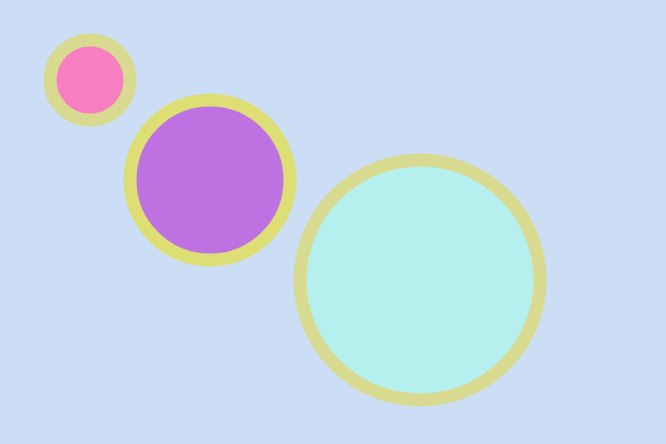
Frame 1 (no input)
Frame 60 (no input): identical to frame 1, image omitted
Frame 120 (the mouse pressed at the canvas centre since frame 60): identical to frame 1, image omitted

The p5.js sketch that drew this single still picture (run headless with seeded random() and noise() and a simulated clock; from frame 60 on, the mouse is pressed at the canvas centre):

// p5.js sketch
// ── sketch.js
// circle positions
let xPosOne = 90,
  xPosTwo = xPosOne + 60,
  xPosThree = xPosTwo + 60,
  // circle heights
  heightOne = 80,
  heightTwo = heightOne + 100,
  heightThree = heightTwo + 100,
  //circle diameters
  circleSize = 80,
  // colors
  lightGoldBorder = "#DDDF74",
  darkGoldBorder = "#D8DA90",
  lightBackgroundColor = "#CBDEF6", //light blue
  darkBackgroundColor = "#252525"; //light black

function setup() {
  createCanvas(666, 444);
  background(lightBackgroundColor);
  //noStroke();   // don't draw shape outlines pls

  diameter = width / 2;
  console.log(diameter);

  strokeWeight(13);

  stroke(darkGoldBorder); //dark yellow border

  // Big Circle 1 - Blue Teal
  fill("#B5F0EE"); //Circle Color - Light Blue
  circle(xPosThree * 2, heightThree, circleSize * 3);

  stroke(lightGoldBorder); //light yellow border

  // Big Circle 2 - Violet
  fill("#BE72E1"); //Circle Color - Light Blue
  circle(xPosThree, heightTwo, circleSize * 2);

  stroke(darkGoldBorder); //dark yellow border

  // Big Circle 3 - Pink
  fill("#F87EC2"); //Circle Color - Pink
  circle(xPosOne, heightOne, circleSize);
}

function draw() {
  //fill('#0096FF'); //object color blue
}

//radial gradient class
function drawGradient(x, y) {
  let radius = dim / 2;
  //let h = random(0, 360);
  for (let r = radius; r > 0; --r) {
    fill(90, 90, 90);
    ellipse(x, y, r, r);
    h = (h + 1) % 360;
  }
}
